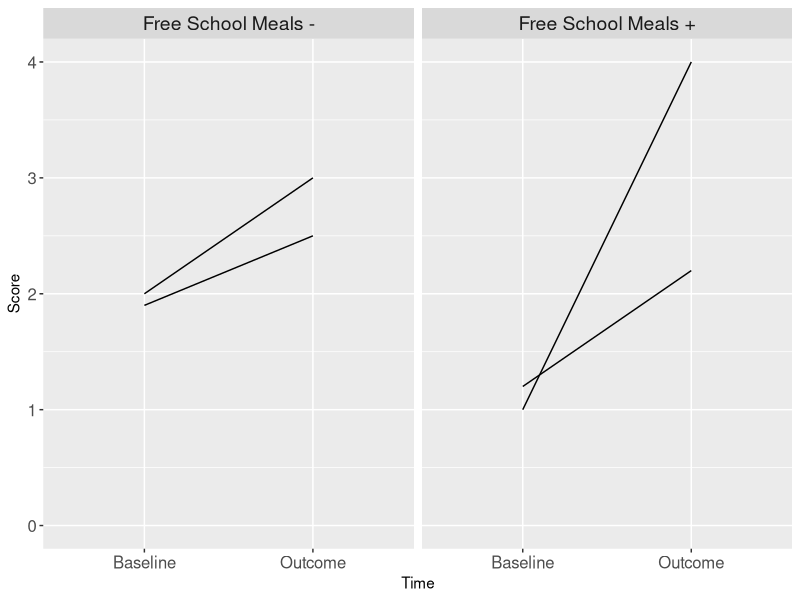

Reproduce this figure in R. (Note: this script raises an error after producing the figure.)
## ---- chunk 1
library(knitr)
library(kableExtra)
library(ggplot2)

options(kableExtra.html.bsTable = T)
## ---- chunk 2
#simulate some data based on a known structure

mydat<-data.frame(matrix(c(1,1.2,2,1.9,4,2.2,3,2.5),nrow=4,ncol=2,byrow=F))
colnames(mydat)<-c('Baseline','Outcome')
mydat$group<-c('Intervenion','Control','Intervenion','Control')
mydat$FSM<-c('Free School Meals +','Free School Meals +','Free School Meals -','Free School Meals -')

datlong<-rbind(mydat,mydat)
datlong$Baseline[5:8]<-datlong$Outcome[5:8]
datlong<-datlong[,-2]
colnames(datlong)[1]<-'Score'
datlong$Prepost <- c(0,0,0,0,1,1,1,1)
datlong$Time<-as.factor(datlong$Prepost)
levels(datlong$Time)<-c('Baseline','Outcome')

 bp <- ggplot(datlong, aes(x=Time, y=Score, group=group)) + 
   ylim(0,4)+
  geom_line()+
facet_grid(. ~ FSM)+
   theme(axis.text=element_text(size=12),strip.text=element_text(size=14))

ggsave('Images/Moderator.png',width=8,height=4)

## ---- chunk 3
knitr::include_graphics("Images/Moderator.png")

## ---- chunk 4
knitr::include_graphics("Images/Mediation_diagram.jpg")

## ---- chunk 5
knitr::include_graphics("Images/Medmod.jpg")
